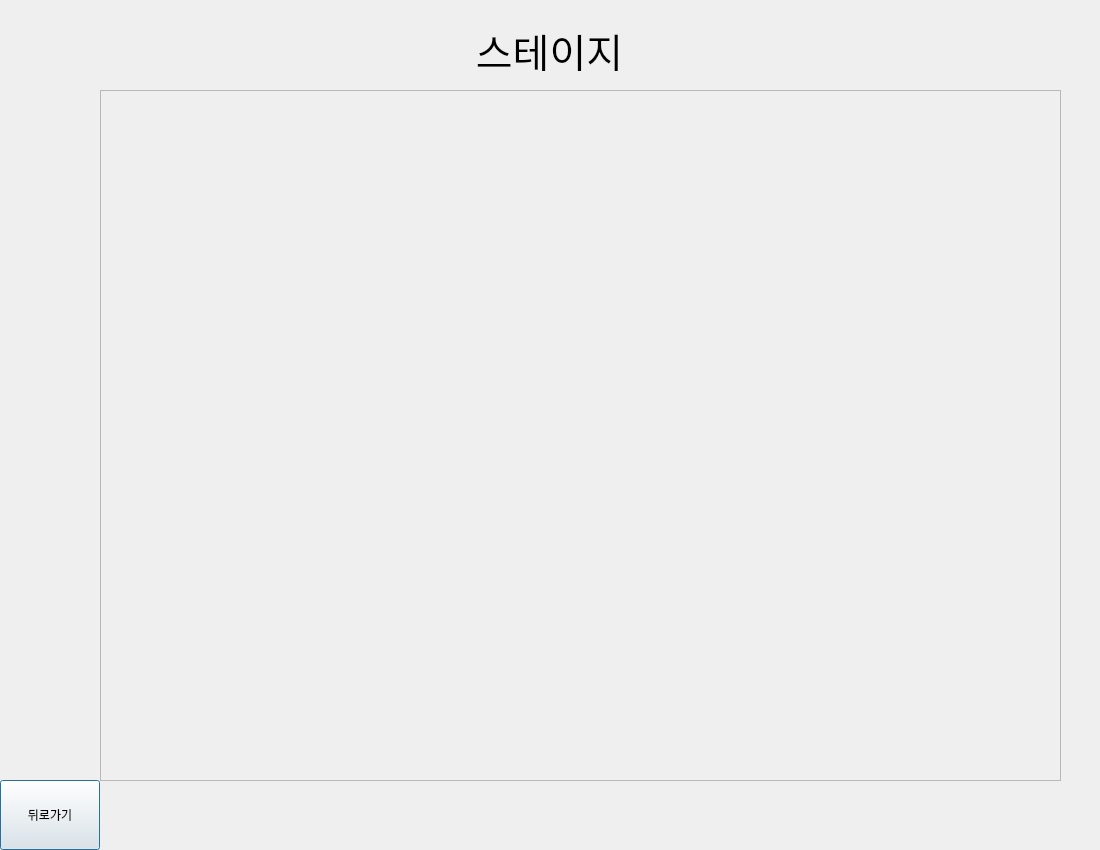
<?xml version="1.0" encoding="UTF-8"?>
<ui version="4.0">
 <class>Dialog</class>
 <widget class="QDialog" name="Dialog">
  <property name="geometry">
   <rect>
    <x>0</x>
    <y>0</y>
    <width>1100</width>
    <height>850</height>
   </rect>
  </property>
  <property name="windowTitle">
   <string>Dialog</string>
  </property>
  <widget class="QScrollArea" name="scrollArea">
   <property name="geometry">
    <rect>
     <x>100</x>
     <y>90</y>
     <width>961</width>
     <height>691</height>
    </rect>
   </property>
   <property name="widgetResizable">
    <bool>true</bool>
   </property>
   <widget class="QWidget" name="scrollAreaWidgetContents">
    <property name="geometry">
     <rect>
      <x>0</x>
      <y>0</y>
      <width>959</width>
      <height>689</height>
     </rect>
    </property>
   </widget>
  </widget>
  <widget class="QPushButton" name="backButton">
   <property name="geometry">
    <rect>
     <x>0</x>
     <y>780</y>
     <width>100</width>
     <height>70</height>
    </rect>
   </property>
   <property name="text">
    <string>뒤로가기</string>
   </property>
  </widget>
  <widget class="QLabel" name="label">
   <property name="geometry">
    <rect>
     <x>9</x>
     <y>30</y>
     <width>1081</width>
     <height>41</height>
    </rect>
   </property>
   <property name="font">
    <font>
     <pointsize>30</pointsize>
    </font>
   </property>
   <property name="text">
    <string>스테이지</string>
   </property>
   <property name="alignment">
    <set>Qt::AlignCenter</set>
   </property>
  </widget>
 </widget>
 <resources/>
 <connections/>
</ui>
